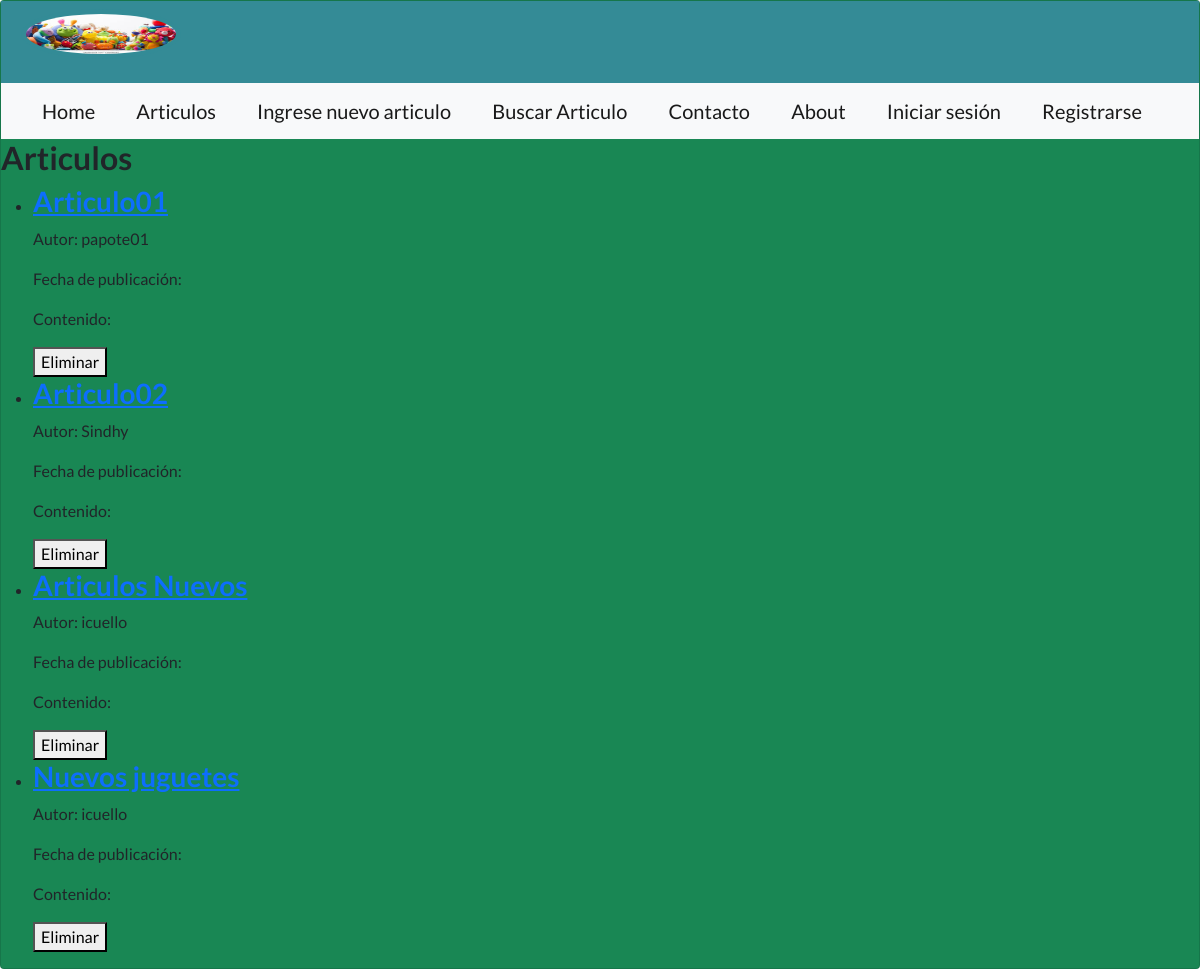
/articulos/, run on an earlier commit of the app's database.
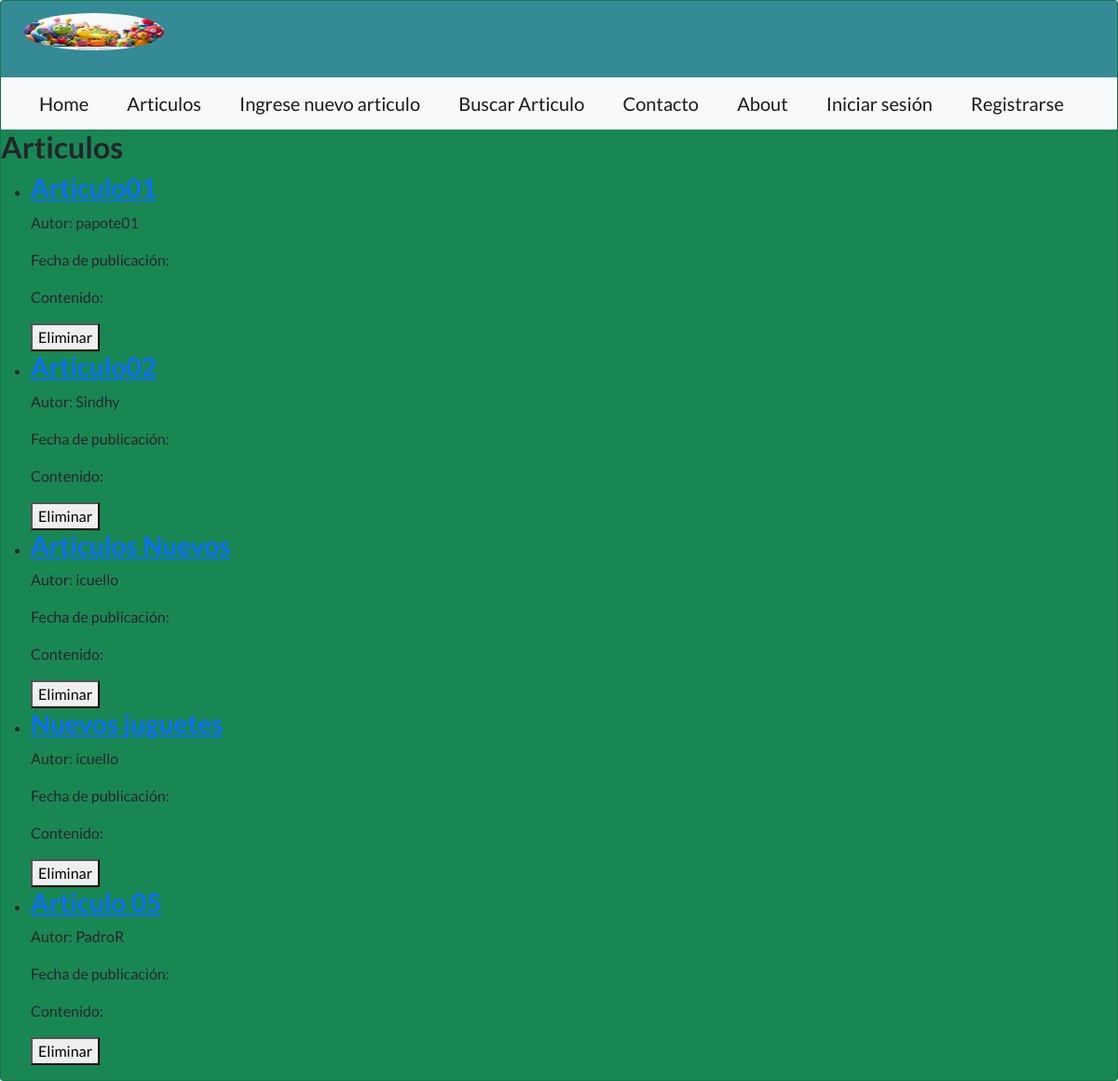
And on a later commit of the database.
### MyAPP/models.py (models this page shows, shortened)
class Articulo(models.Model):
    titulo = models.CharField(max_length=200)
    juguete = models.CharField(max_length=200)
    subtitulo = models.CharField(max_length=200)
    cuerpo = models.TextField()
    autor = models.ForeignKey(User, on_delete=models.CASCADE)
    fecha = models.DateTimeField(auto_now_add=True)
    imagen = models.ImageField(upload_to='articulos/', blank=True, null=True)
    proyecto = models.ForeignKey(Proyecto, on_delete=models.CASCADE)

### MyAPP/views.py (the view)
# urls.py: path('articulos/', views.lista_articulos, name='lista_articulos'),
def lista_articulos(request):
    articulos = Articulo.objects.all()
    contexto = {'articulos': articulos}
    return render(request, 'lista_articulos.html', contexto)

### MyAPP/templates/lista_articulos.html (shortened to what this page needs)
{% extends 'base.html' %}
{% block content %}
  <h2>Articulos</h2>
  <ul>
    {% for articulo in articulos %}
      <li>
        <h3><a href="{% url 'detalle_articulo' articulo.id %}">{{ articulo.titulo }}</a></h3>
        <p>Autor: {{ articulo.autor }}</p>
        <p>Fecha de publicación: {{ articulo.fecha_publicacion }}</p>
        <p>Contenido: {{ articulo.contenido }}</p>
        <form method="post" action="{% url 'eliminar_articulo' articulo.id %}">
          <button type="submit" onclick="return confirm('¿Estás seguro de que deseas eliminar este artículo?')">Eliminar</button>
        </form>
      </li>
    {% empty %}
      <li>No hay artículos disponibles.</li>
    {% endfor %}
  </ul>
{% endblock %}

What changed in the data, as far as the page shows it:
added Articulo: titulo "Articulo 05", autor "PadroR"
